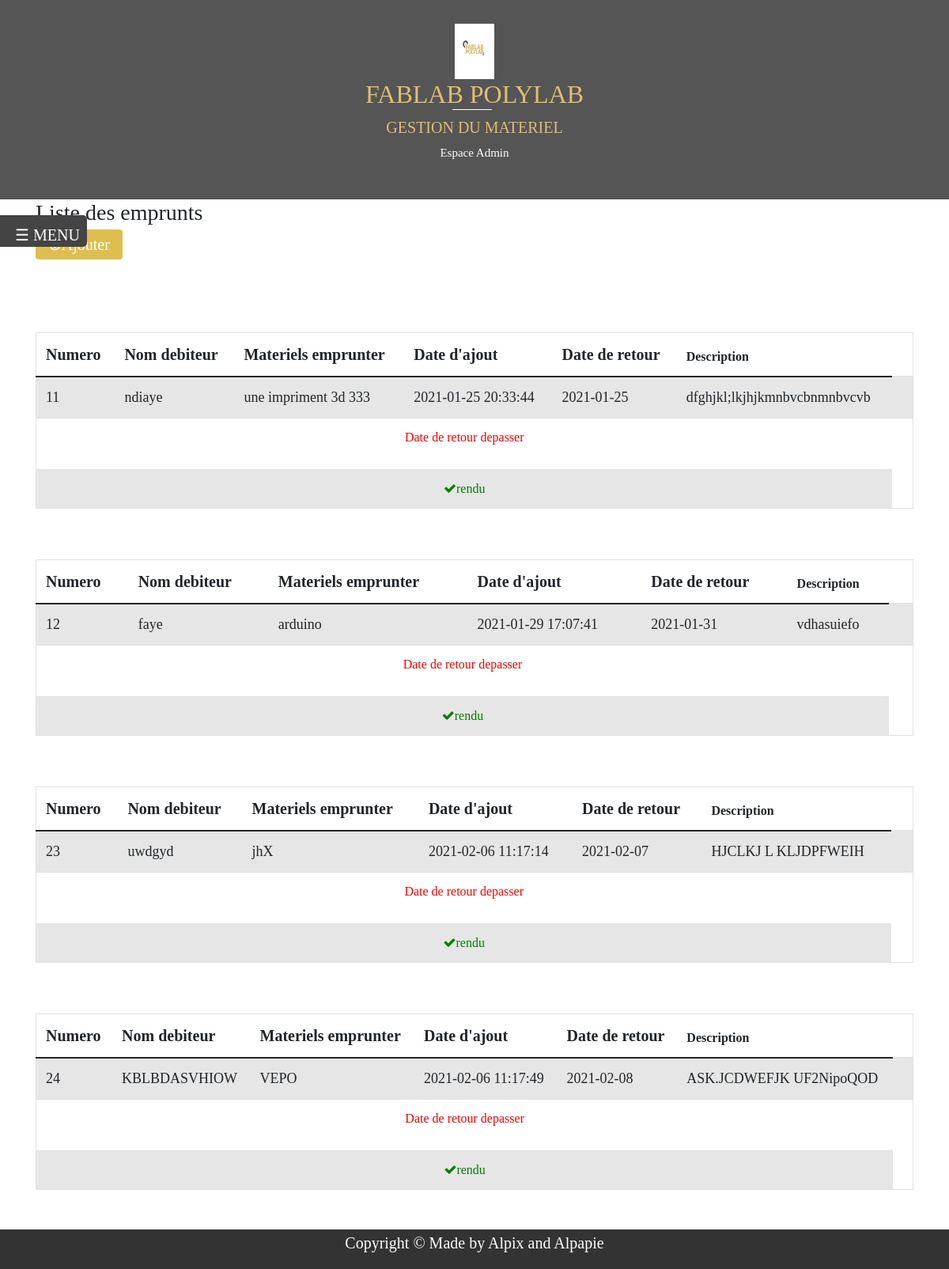
The app's page /empunt/listemprum2.php (signed in) with its own data.
### tables this page shows
CREATE TABLE IF NOT EXISTS `emprunt` (
  `id` int(60) NOT NULL AUTO_INCREMENT,
  `nom` varchar(256) NOT NULL,
  `materielEmprunter` varchar(256) NOT NULL,
  `descript` longtext NOT NULL,
  `date ajout` timestamp NOT NULL DEFAULT CURRENT_TIMESTAMP,
  `dateRetour` date NOT NULL,
  `rendu` tinyint(1) NOT NULL,
  PRIMARY KEY (`id`)
);

### empunt/listemprum2.php (the view, shortened to what this page needs)
<!DOCTYPE html>
<html lang="en">
<head>
    <link rel="stylesheet" href="../view/style.css">
    <link rel="stylesheet" href="../view/css/bootstrap.css">
	  <link rel="stylesheet" type="text/css" href="../view/css/bootstrap.min.css">
    <link rel="stylesheet" media="screen and (max-width: 600px)" href="smartscreen.css">
</head>
<?php
include("../view/header.php");
?>
<!DOCTYPE html>
<html>
<head>
</head>
<body>
<button class="openbtn" onclick="openNav()"> <span style="margin-right: -100px">☰ MENU</span></button>
<div class="container ">
   <h3 class="h3">Liste des emprunts</h3><a href="./ajouterEmprun.php
" class="liste-btn btn-lg active" role="button" aria-pressed="true" >⊕Ajouter</a>
</div>
<br><br>
 <?php
 require("../controller/connexion-bd.php");
 $req="SELECT * from emprunt where rendu=0";
 $resultat=mysqli_query($connexion, $req);
 while ($ligne =mysqli_fetch_assoc($resultat)) {
     echo '<div class="container">';
    echo '<div class"  w-50 ">';
    echo '<table  class="table  table-striped table-hover table-condensed" border style="width100%; font-size:14px>';
    echo'<div class="search-container">';
    echo '	<thead  > <tr><th id="font">Numero</th> <th id="font">Nom debiteur</th><th id="font">Materiels emprunter</th> ';
    echo '<th id="font">Date d\'ajout</th><th id="font">Date de retour</th><th> Description</th></tr></thead> <tbody>';
    echo '<tr> <td id="color">'.$ligne['id'].
    '</td><td id="color">'
     .$ligne['nom'].'</td><td id="color"> '
    .$ligne['materielEmprunter'].'</td><td id="color"> '
    .$ligne['date ajout'].'</td ><td id="color"> '
    .$ligne['dateRetour'].'</td><td id="color">'
    .$ligne['descript'].'</td><td id="color">
    </tr>' ;
    if(date('Y-m-d')>$ligne['dateRetour']){
        echo '
        <tr><td colspan="6"><p style="color:red" align=center> Date de retour depasser </p></td> </tr>';
        }
    echo'
    <tr><td align=center colspan="6"><a href="../controller/listeEmpruntsup.php?id='.$ligne['id'].'" align="rigth"><i class="fa fa-check" style="color:green"aria-hidden="true">rendu</i></a></td></tr> <br><br>';
    echo '</tbody></div> </table> </div> </div>';
        }
 ?>
<footer class="footer">
        <p style="font-size:20px">Copyright &copy; Made by Alpix and Alpapie </p>
    </footer>
</body>
</html>
</body>

### view/style.css (style rules this page uses)
* { position: relative; margin: 0%; padding: 0%; font-family:'Bahnschrift'; }
* { box-sizing: border-box; }
body { margin: 0; font-size: 26px; }
a { text-decoration: none; }
footer.footer { position: relative; height: 70px; font-size: 16px; bottom: 0; display: flex; flex-direction: column; justify-content: center; }
footer.footer { text-align: center; background-color: #333; height: 50px; bottom: 0; width: 100%; color:#FFF; margin-top: 50px; }
body { font-family:'Arial'; }
button { margin-left: 80px; width: 130px; height: 40px; }

### view/header.php (style rules this page uses)
* { box-sizing: border-box; }
button { background-color: #ddd; border: none; cursor: pointer; }

### empunt/listemprum2.php (style rules this page uses)
.openbtn { position:fixed; z-index: 1; font-size: 20px; cursor: pointer; background-color: #444; color: white; padding: 10px 15px; border: none; margin-left: 10px; margin-top: 20px; border-radius: 10px; transition: all .2s; left: -100px; width: 200px; transition: 0.3s; text-decoration: none; font-size: 20px; color: white; border-radius: 0 5px 5px 0; }
a { text-decoration: none; }
#font { font-size: 20px; }
#color { font-size: 18px; }
.liste-btn { background-color: #dfbe50; text-align: center; border: bold black 15px; border-radius: 4px; text-decoration: none; color: #fff; }

### records on screen
emprunt: id "11", nom "ndiaye", materielEmprunter "une impriment 3d 333", date ajout "2021-01-25 20:33:44", dateRetour "2021-01-25", descript "dfghjkl;lkjhjkmnbvcbnmnbvcvb", shows "Date de retour depasser"
emprunt: id "12", nom "faye", materielEmprunter "arduino", date ajout "2021-01-29 17:07:41", dateRetour "2021-01-31", descript "vdhasuiefo", shows "Date de retour depasser"
emprunt: id "23", nom "uwdgyd", materielEmprunter "jhX", date ajout "2021-02-06 11:17:14", dateRetour "2021-02-07", descript "HJCLKJ L KLJDPFWEIH", shows "Date de retour depasser"
emprunt: id "24", nom "KBLBDASVHIOW", materielEmprunter "VEPO", date ajout "2021-02-06 11:17:49", dateRetour "2021-02-08", descript "ASK.JCDWEFJK UF2NipoQOD", shows "Date de retour depasser"
